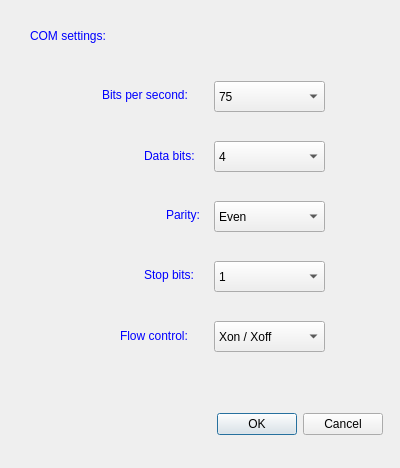
<?xml version="1.0" encoding="UTF-8"?>
<ui version="4.0">
 <class>MainWindow</class>
 <widget class="QMainWindow" name="MainWindow">
  <property name="geometry">
   <rect>
    <x>0</x>
    <y>0</y>
    <width>400</width>
    <height>468</height>
   </rect>
  </property>
  <property name="windowTitle">
   <string>MainWindow</string>
  </property>
  <widget class="QWidget" name="centralwidget">
   <widget class="QLabel" name="label_com_settings">
    <property name="geometry">
     <rect>
      <x>30</x>
      <y>20</y>
      <width>121</width>
      <height>31</height>
     </rect>
    </property>
    <property name="styleSheet">
     <string notr="true">font: 500 10pt &quot;Tahoma&quot;;
color: rgb(0, 0, 255);</string>
    </property>
    <property name="text">
     <string>COM settings:</string>
    </property>
   </widget>
   <widget class="QComboBox" name="comboBox_bits_per_second">
    <property name="geometry">
     <rect>
      <x>214</x>
      <y>81</y>
      <width>111</width>
      <height>31</height>
     </rect>
    </property>
    <item>
     <property name="text">
      <string>75</string>
     </property>
    </item>
    <item>
     <property name="text">
      <string>110</string>
     </property>
    </item>
    <item>
     <property name="text">
      <string>134</string>
     </property>
    </item>
    <item>
     <property name="text">
      <string>150</string>
     </property>
    </item>
    <item>
     <property name="text">
      <string>300</string>
     </property>
    </item>
    <item>
     <property name="text">
      <string>600</string>
     </property>
    </item>
    <item>
     <property name="text">
      <string>1200</string>
     </property>
    </item>
    <item>
     <property name="text">
      <string>1800</string>
     </property>
    </item>
    <item>
     <property name="text">
      <string>2400</string>
     </property>
    </item>
    <item>
     <property name="text">
      <string>4800</string>
     </property>
    </item>
    <item>
     <property name="text">
      <string>7200</string>
     </property>
    </item>
    <item>
     <property name="text">
      <string>9600</string>
     </property>
    </item>
    <item>
     <property name="text">
      <string>14400</string>
     </property>
    </item>
    <item>
     <property name="text">
      <string>19200</string>
     </property>
    </item>
    <item>
     <property name="text">
      <string>38400</string>
     </property>
    </item>
    <item>
     <property name="text">
      <string>57600</string>
     </property>
    </item>
    <item>
     <property name="text">
      <string>115200</string>
     </property>
    </item>
    <item>
     <property name="text">
      <string>128000</string>
     </property>
    </item>
   </widget>
   <widget class="QComboBox" name="comboBox_data_bits">
    <property name="geometry">
     <rect>
      <x>214</x>
      <y>141</y>
      <width>111</width>
      <height>31</height>
     </rect>
    </property>
    <item>
     <property name="text">
      <string>4</string>
     </property>
    </item>
    <item>
     <property name="text">
      <string>5</string>
     </property>
    </item>
    <item>
     <property name="text">
      <string>6</string>
     </property>
    </item>
    <item>
     <property name="text">
      <string>7</string>
     </property>
    </item>
    <item>
     <property name="text">
      <string>8</string>
     </property>
    </item>
   </widget>
   <widget class="QComboBox" name="comboBox_parity">
    <property name="geometry">
     <rect>
      <x>214</x>
      <y>201</y>
      <width>111</width>
      <height>31</height>
     </rect>
    </property>
    <item>
     <property name="text">
      <string>Even</string>
     </property>
    </item>
    <item>
     <property name="text">
      <string>Odd</string>
     </property>
    </item>
    <item>
     <property name="text">
      <string>None</string>
     </property>
    </item>
    <item>
     <property name="text">
      <string>Mark</string>
     </property>
    </item>
    <item>
     <property name="text">
      <string>Space</string>
     </property>
    </item>
   </widget>
   <widget class="QComboBox" name="comboBox_stop_bits">
    <property name="geometry">
     <rect>
      <x>214</x>
      <y>261</y>
      <width>111</width>
      <height>31</height>
     </rect>
    </property>
    <item>
     <property name="text">
      <string>1</string>
     </property>
    </item>
    <item>
     <property name="text">
      <string>1.5</string>
     </property>
    </item>
    <item>
     <property name="text">
      <string>2</string>
     </property>
    </item>
   </widget>
   <widget class="QComboBox" name="comboBox_flow_control">
    <property name="geometry">
     <rect>
      <x>214</x>
      <y>321</y>
      <width>111</width>
      <height>31</height>
     </rect>
    </property>
    <item>
     <property name="text">
      <string>Xon / Xoff</string>
     </property>
    </item>
    <item>
     <property name="text">
      <string>Hardware</string>
     </property>
    </item>
    <item>
     <property name="text">
      <string>None</string>
     </property>
    </item>
   </widget>
   <widget class="QLabel" name="label_bits_per_second">
    <property name="geometry">
     <rect>
      <x>102</x>
      <y>79</y>
      <width>121</width>
      <height>31</height>
     </rect>
    </property>
    <property name="styleSheet">
     <string notr="true">font: 500 8pt &quot;Tahoma&quot;;
color: rgb(0, 0, 255);</string>
    </property>
    <property name="text">
     <string>Bits per second:</string>
    </property>
   </widget>
   <widget class="QLabel" name="label_data_bits">
    <property name="geometry">
     <rect>
      <x>144</x>
      <y>140</y>
      <width>71</width>
      <height>31</height>
     </rect>
    </property>
    <property name="styleSheet">
     <string notr="true">font: 500 8pt &quot;Tahoma&quot;;
color: rgb(0, 0, 255);</string>
    </property>
    <property name="text">
     <string>Data bits:</string>
    </property>
   </widget>
   <widget class="QLabel" name="label_parity">
    <property name="geometry">
     <rect>
      <x>166</x>
      <y>199</y>
      <width>51</width>
      <height>31</height>
     </rect>
    </property>
    <property name="styleSheet">
     <string notr="true">font: 500 8pt &quot;Tahoma&quot;;
color: rgb(0, 0, 255);</string>
    </property>
    <property name="text">
     <string>Parity:</string>
    </property>
   </widget>
   <widget class="QLabel" name="label_stop_bits">
    <property name="geometry">
     <rect>
      <x>144</x>
      <y>259</y>
      <width>71</width>
      <height>31</height>
     </rect>
    </property>
    <property name="styleSheet">
     <string notr="true">font: 500 8pt &quot;Tahoma&quot;;
color: rgb(0, 0, 255);</string>
    </property>
    <property name="text">
     <string>Stop bits:</string>
    </property>
   </widget>
   <widget class="QLabel" name="label_flow_control">
    <property name="geometry">
     <rect>
      <x>120</x>
      <y>320</y>
      <width>91</width>
      <height>31</height>
     </rect>
    </property>
    <property name="styleSheet">
     <string notr="true">font: 500 8pt &quot;Tahoma&quot;;
color: rgb(0, 0, 255);</string>
    </property>
    <property name="text">
     <string>Flow control:</string>
    </property>
   </widget>
   <widget class="QDialogButtonBox" name="buttonBox">
    <property name="geometry">
     <rect>
      <x>190</x>
      <y>410</y>
      <width>193</width>
      <height>28</height>
     </rect>
    </property>
    <property name="standardButtons">
     <set>QDialogButtonBox::Cancel|QDialogButtonBox::Ok</set>
    </property>
   </widget>
  </widget>
 </widget>
 <resources/>
 <connections/>
</ui>
